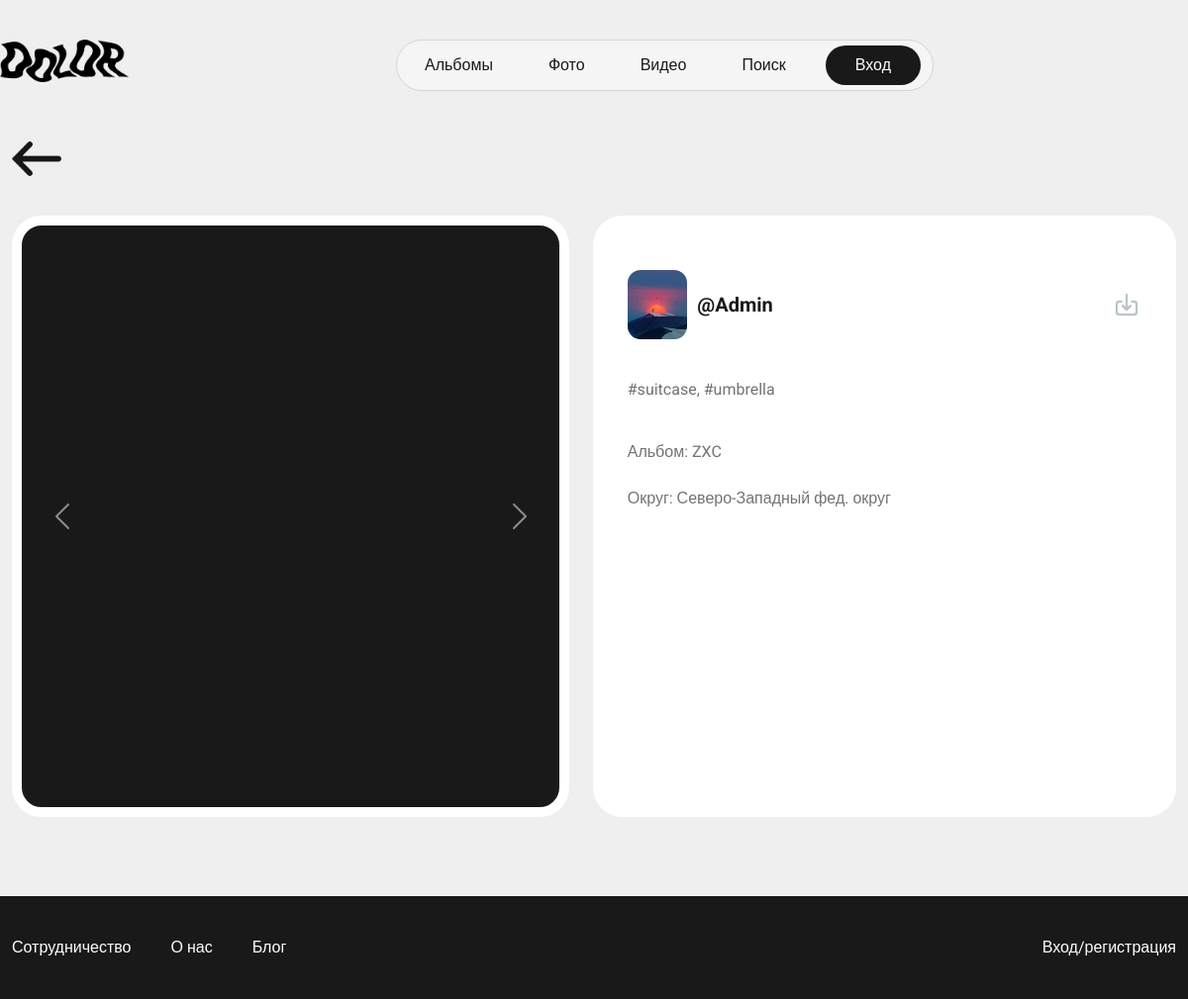
Page /videos/ on the earlier database version.
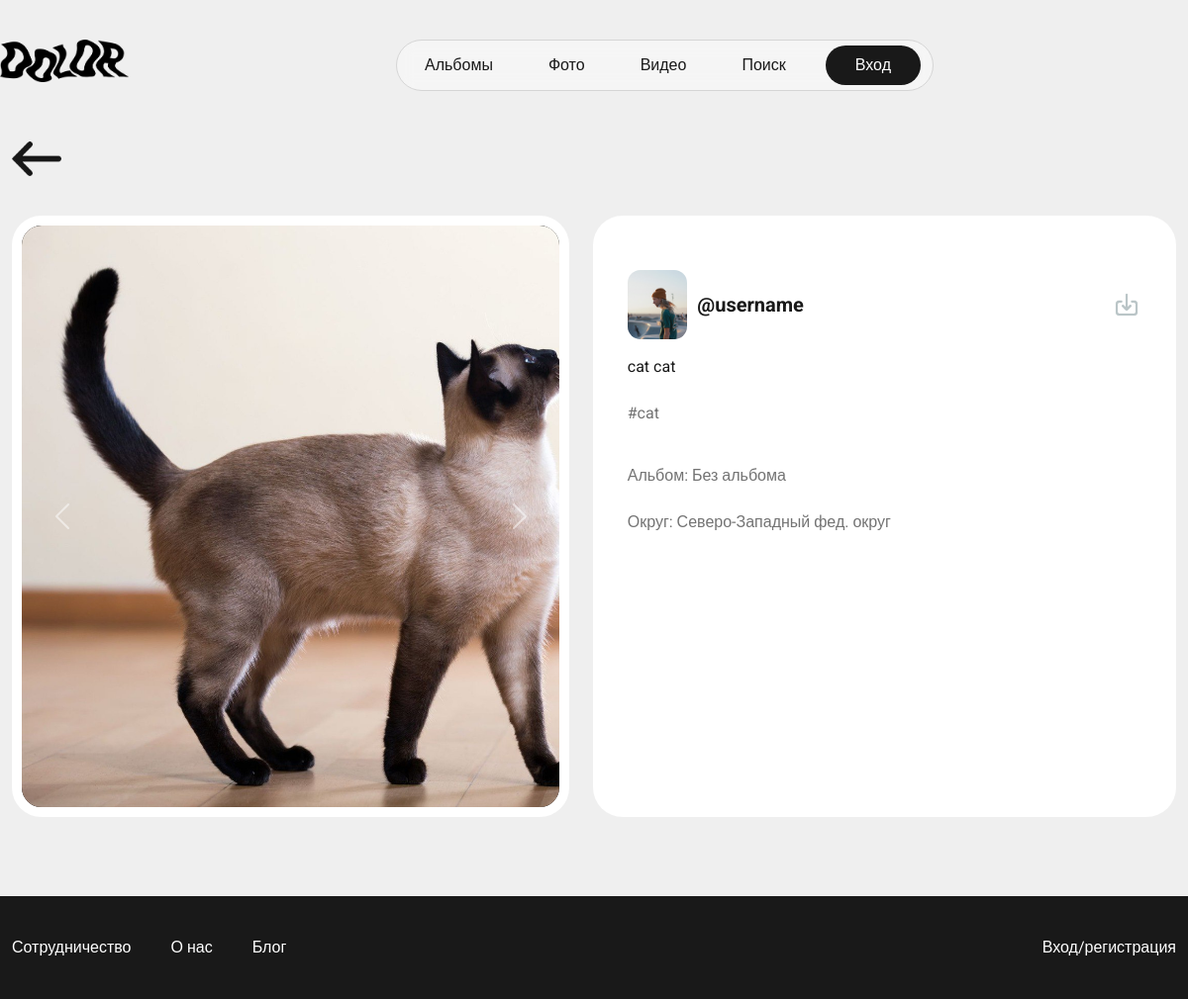
Same page on the later database version.
### project/apps/base/models.py (models this page shows, shortened)
class UploadedVideos(models.Model):
    owner = models.ForeignKey(User, on_delete=models.SET_NULL, null=True)
    video = models.FileField(null=True, upload_to=get_video_upload_path, default="ava1.jpg")
    cover = models.ImageField(null=True, upload_to='videos/covers', default="favicon.png")
    description = models.TextField(null=True, blank=True)
    tags = models.CharField(max_length=256, null=True, blank=True)
    album = models.ForeignKey(Albums, on_delete=models.SET_NULL, null=True, blank=True)
    region = models.ForeignKey(Regions, on_delete=models.SET_NULL, null=True, blank=True)
    created = models.DateTimeField(auto_now_add=True)
    updated = models.DateTimeField(auto_now=True)
    class Meta:
        ordering = ['-id', '-updated']
        verbose_name = 'Uploaded Video'
        verbose_name_plural = 'Uploaded Videos'

class User(AbstractUser):
    username = models.CharField(max_length=256, null=True)
    email = models.EmailField(unique=True, null=True)
    login = models.CharField(max_length=256, null=True)
    avatar = models.ImageField(null=True, blank=True, upload_to='avatars', default="avatar.svg")
    avatar_brightness = models.CharField(max_length=256, null=True, blank=True)
    avatar_contrast = models.CharField(max_length=256, null=True, blank=True)
    avatar_rotation = models.CharField(max_length=256, null=True, blank=True)
    created = models.DateTimeField(auto_now_add=True)
    updated = models.DateTimeField(auto_now=True)
    USERNAME_FIELD = 'email'
    REQUIRED_FIELDS = ['username']
    class Meta:
        ordering = ['-id', '-updated']
        verbose_name = 'User'
        verbose_name_plural = 'Users'
    def __str__(self):
        return self.username or self.email

class Albums(models.Model):
    owner = models.ForeignKey(User, on_delete=models.SET_NULL, null=True)
    photo = models.ImageField(null=True, upload_to='covers', default="ava1.jpg")
    brightness = models.CharField(max_length=256, null=True, blank=True)
    contrast = models.CharField(max_length=256, null=True, blank=True)
    rotation = models.CharField(max_length=256, null=True, blank=True)
    title = models.CharField(max_length=256, null=True)
    description = models.TextField(null=True, blank=True)
    tags = models.CharField(max_length=256, null=True, blank=True)
    status = models.BooleanField(default=False)
    coauthors = models.ManyToManyField(User, related_name='coauthors', blank=True)
    created = models.DateTimeField(auto_now_add=True)
    updated = models.DateTimeField(auto_now=True)
    class Meta:
        ordering = ['-id', '-updated']
        verbose_name = 'Album'
        verbose_name_plural = 'Albums'
    def __str__(self):
        return self.title

class Regions(models.Model):
    name = models.CharField(max_length=256, null=True)
    created = models.DateTimeField(auto_now_add=True)
    updated = models.DateTimeField(auto_now=True)
    class Meta:
        ordering = ['-id', '-updated']
        verbose_name = 'Region'
        verbose_name_plural = 'Regions'
    def __str__(self):
        return self.name

### project/apps/base/views.py (the view)
# urls.py: path('videos/', views.videos, name='videos'),
def videos(request):
    video = models.UploadedVideos.objects.all()
    context = {'videos': video}
    return render(request, 'base/videos.htm', context)

### project/apps/base/templates/base/videos.htm (shortened to what this page needs)
{% extends 'index.htm' %}
{% load static %}
{% block content %}
    <div class="content padding_content">
        <div class="container">
            <a href="{{ request.META.HTTP_REFERER }}" class="arrow_back">
                <img src="{% static 'assets/img/arrow_back.png' %}">
            </a>
            {% for video in videos %}
                {% if video.album.status or video %}
                    <div class="row all_media_full">
                        <div class="col carousel  photo_view_full">
                            <video class="pic photo_view_full_img" autoplay muted loop src="{{ video.video.url }}"></video>
                            <button class="carousel-control-prev" type="button" data-bs-target="#carouselExampleDark" data-bs-slide="prev" id="back">
                                <span class="carousel-control-prev-icon" aria-hidden="true"></span>
                            </button>
                            <button class="carousel-control-next" type="button" data-bs-target="#carouselExampleDark" data-bs-slide="next" id="next">
                                <span class="carousel-control-next-icon" aria-hidden="true"></span>
                            </button>
                        </div>
                        <div class="col photo_view_information">
                            <div class="published_img_info">
                                <div class="view_photo_user_img user_photo_box">
                                    <img src="{{ video.owner.avatar.url }}" class="user_photo_img">
                                </div>
                                <div class="user_name view_user_name">
                                    <a href="{% url 'user_profile' video.owner.id %}" class="heading_txt">@{{ video.owner }}</a>
                                    <a href="{{ video.video.url }}" class="download_btn" download><img src="{% static 'assets/img/download.png' %}"></a>
                                </div>
                            </div>
                            <div class="view_media_description">
                                {{ video.description }}
                            </div>
                            <div class="view_photo_hashtag_str grey_txt">
                                <p>{{ video.tags }}</p>
                            </div>
                            <div class="view_photo_album_str grey_txt">Альбом: {% if video.album is None %} Без альбома {% else %} {{ video.album }} {% endif %}</div>
                            <div class="view_photo_album_str grey_txt">Округ: {% if video.region is None %} Н/У {% else %} {{ video.region }} {% endif %}</div>
                        </div>
                    </div>
                {% endif %}
            {% endfor %}
        </div>
    </div>
{% endblock %}

### project/templates/index.htm (shortened to what this page needs)
<!DOCTYPE html>
{% load static %}
<html lang="en">
<head>
    <link href="https://cdn.jsdelivr.net/npm/bootstrap@5.3.3/dist/css/bootstrap.min.css" rel="stylesheet" type="text/css" >
    <link href="{% static 'assets/css/main.css' %}" rel="stylesheet"  type="text/css" />
</head>
<body>
    <div class="wrap">
        {% include 'header.htm' %}
        {% block content %}
        {% endblock %}
        {% include 'footer.htm' %}
    </div>
</body>

### project/templates/header.htm (shortened to what this page needs)
{% load static %}
    <div class="header">
        <div class="container">
            <div class="row header_block">
                <div class="col-4">
                    <div class="logo">
                        <a href="{% url 'main' %}">
                            <img class="logo_img" src="{% static 'assets/img/logo.png' %}">
                        </a>
                    </div>
                </div>
                <div class="col-4">
                    <div class="navigation">
                        <ul class="nav justify-content-center">
                            <li class="nav-item">
                                <a class="nav-link" href="{% url 'albums' %}">Альбомы</a>
                            </li>
                            <li class="nav-item">
                                <a class="nav-link" href="{% url 'photos' %}">Фото</a>
                            </li>
                            <li class="nav-item">
                                <a class="nav-link" href="{% url 'videos' %}">Видео</a>
                            </li>
                            <li class="nav-item">
                                <a class="nav-link" href="{% url 'search' %}">Поиск</a>
                            </li>
                            <li class="nav-item ">
                                {% if request.user.is_authenticated %}
                                    <a class="nav-link login_header_nav" href="{% url 'profile' %}"><img style="width:20px;margin-right:5px" src="{% static 'assets/img/user.png' %}">{{ request.user }}</a>
                                {% else %}
                                    <a class="nav-link login_header_nav" href="{% url 'login' %}">Вход</a>
                                {% endif %}
                            </li>
                        </ul>
                    </div>
                </div>
            </div>
        </div>
    </div>

### project/templates/footer.htm
{% load static %}
<footer>
    <div class="container">
        <div class="row">
            <div class="col-10 nav_footer_left">
                <ul class="nav nav_footer">
                    <a class="white_a" href="#">Сотрудничество</a>
                    <a class="white_a" href="#">О нас</a>
                    <a class="white_a" href="#">Блог</a>
                </ul>
            </div>
            <div class="col-2 nav_footer_right">
                {% if request.user.is_authenticated %}
                    <a class="white_a" id="logout-link" href="{% url 'logout' %}">Выход</a>
                {% else %}
                    <a class="white_a" href="{% url 'login' %}">Вход/регистрация</a>
                {% endif %}
            </div>
        </div>
    </div>
</footer>

### project/static/assets/css/main.css (style rules this page uses)
html,body { font-family: 'Roboto', sans-serif; color: #191919; height:100%; background-color:#EFEFEF; font-weight:400; }
ul { list-style-type: none; }
a { text-decoration: none; color:#191919 !important; }
.heading_txt { font-size: 20px; font-weight: 700; }
.grey_txt { color:#737373; }
.wrap { min-height:100%; display: flex; flex-direction: column; }
.header { margin-top:40px; }
.container { max-width:1430px; }
.header_block .col-4 { padding-left:0; }
.logo img { width:130px; }
.navigation { z-index:9999; backdrop-filter: blur(8px); position: fixed; border-color: rgba(213, 213, 213, 1); border-style: solid; flex-shrink: 0; border-width: 1px; border-radius: 30px; background-color: rgba(255, 255, 255, 0.4); }
.navigation .nav-item { padding:5px 12px; }
.login_header_nav { background-color: #191919; color: white !important; border-radius: 100px; padding-left:30px; padding-right:30px; }
.content { flex: 1 1 auto; margin-top:80px; }
.user_photo_box { position: relative; overflow:hidden; width:43px; height:43px; border-radius: 13px; margin-right:10px; }
.user_photo_box img { position: absolute; top:50%; left:50%; transform:translate(-50%,-50%); min-width:100%; height:100%; object-fit:cover; }
footer { background-color: #191919; padding:40px 0; }
.nav_footer_right { text-align: right; }
.white_a { color:white !important; }
.nav_footer a { padding-right:40px; }
.padding_content { margin-bottom: 60px; }
.all_media_full { margin: 20px 0; }
.arrow_back img { width:50px; margin-bottom:20px; margin-top: -20px; }
.photo_view_full { background-color: #191919; border-radius: 30px; padding-top: 50%; position: relative; overflow:hidden; border: 10px solid white; }
.photo_view_full_img { position: absolute; top: 0; left: 0; min-width:101%; height:100%; object-fit:cover; }
.photo_view_information { background-color: white; border-radius: 30px; margin-left:2%; padding: 45px 35px; }
.photo_view_information div { padding-bottom:8px; }
.published_img_info { display: flex; padding-top: 10px; text-align: center; line-height: 70px; }
.view_photo_user_img { width:70px; height:70px; }
.view_user_name { width: 100%; display: flex; justify-content: space-between; }
.download_btn img { width: 30px; }
.view_photo_hashtag_str, .view_photo_album_str { padding-top:15px; }

Differences in the rows shown:
removed UploadedVideos: owner.avatar (picture), owner "Admin", tags "#suitcase, #umbrella", album "ZXC", region "Северо-Западный фед. округ"
added UploadedVideos: owner.avatar (picture), owner "username", description "cat cat", tags "#cat", shows "Без альбома", region "Северо-Западный фед. округ"
